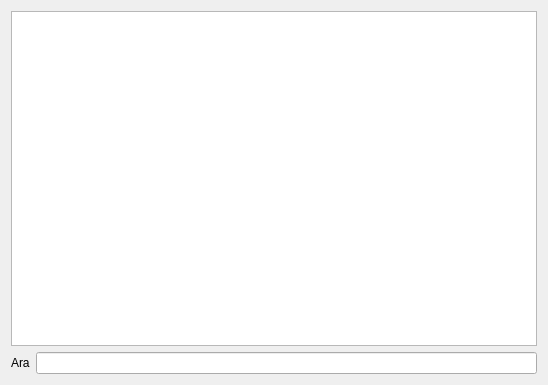
<?xml version="1.0" encoding="UTF-8"?>
<ui version="4.0">
 <class>recetekalemiliste</class>
 <widget class="QDialog" name="recetekalemiliste">
  <property name="geometry">
   <rect>
    <x>0</x>
    <y>0</y>
    <width>548</width>
    <height>385</height>
   </rect>
  </property>
  <property name="windowTitle">
   <string>Reçete Kalemleri</string>
  </property>
  <layout class="QGridLayout" name="gridLayout">
   <item row="0" column="0">
    <widget class="QTableWidget" name="tableWidget"/>
   </item>
   <item row="1" column="0">
    <layout class="QHBoxLayout" name="horizontalLayout_2">
     <item>
      <widget class="QLabel" name="lblAra">
       <property name="text">
        <string>Ara</string>
       </property>
      </widget>
     </item>
     <item>
      <widget class="QLineEdit" name="leAra"/>
     </item>
    </layout>
   </item>
  </layout>
 </widget>
 <resources/>
 <connections/>
</ui>
